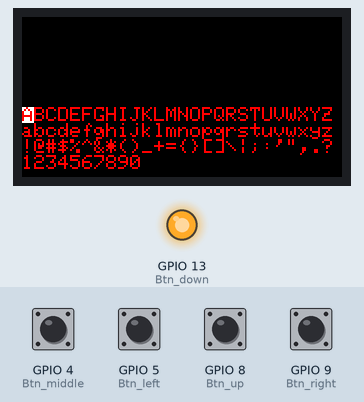
This program was run on a simulated ESP32-C3. Shown: 160×80 colour display, output pins drawn as LEDs (lit = HIGH). The inputs (shaded band) are chosen by the test bench; at power-on: GPIO 4 (Btn_middle), GPIO 5 (Btn_left), GPIO 8 (Btn_up), GPIO 9 (Btn_right) HIGH. What the program prints to the serial monitor is not drawn.

Above: at 1.3 s.
1.4 s: GPIO 4 (Btn_middle) pulled LOW for 0.15 s
At 1.7 s:
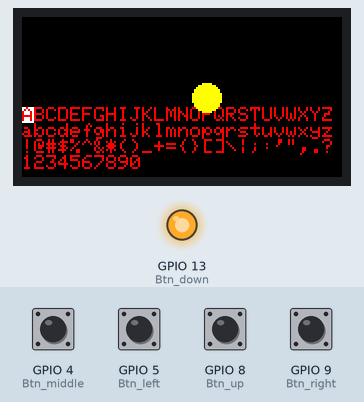
3.4 s: GPIO 5 (Btn_left) pulled LOW for 0.15 s
At 4.6 s:
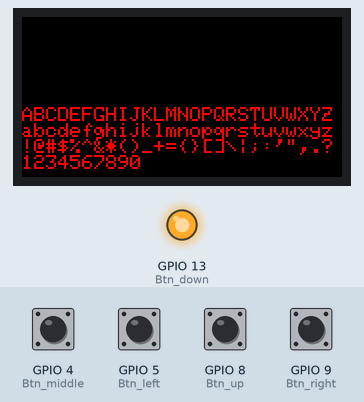
5.0 s: GPIO 8 (Btn_up) pulled LOW for 0.15 s
At 5.8 s:
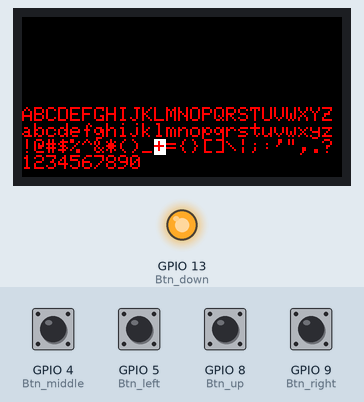
6.6 s: GPIO 5 (Btn_left) pulled LOW for 1 s
At 7.1 s:
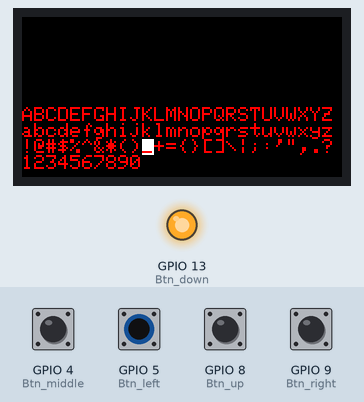
9.1 s: GPIO 8 (Btn_up) pulled LOW for 1 s
At 10.2 s:
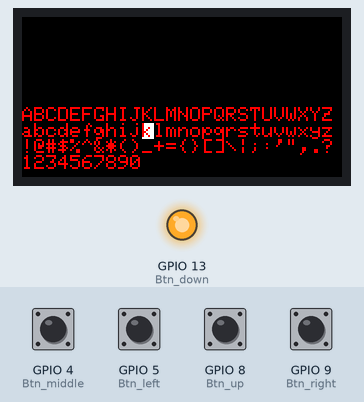
11.6 s: GPIO 4 (Btn_middle) pulled LOW for 1 s
At 11.9 s:
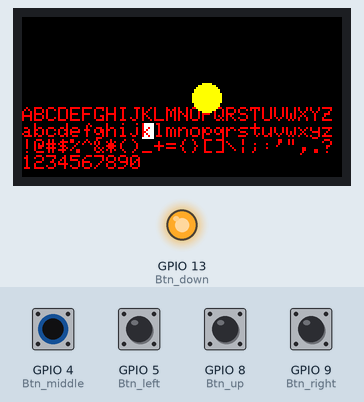
Timing chart, 0 to 14.6 s (numbered marks = the images above; inputs shaded):
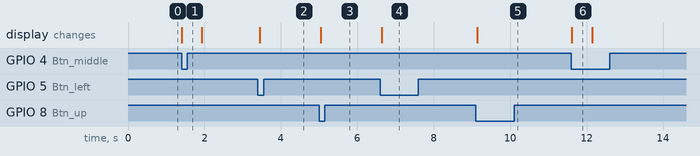

Measured:
- after the input at 1.4 s, the display: changes at once (image 1)
- after the input at 3.4 s, the display: changes at once (image 2)
- after the input at 5.0 s, the display: changes at once (image 3)
- after the input at 6.6 s, the display: changes at once (image 4)
- after the input at 9.1 s, the display: changes at once (image 5)
- after the input at 11.6 s, the display: changes at once (image 6)
- what the display in image 6 shows lasts 0.5 s, from 11.6 s to 12.1 s

The program:

main.cpp
```cpp
#include <Arduino.h>
#include "device.h"

// 定义当前页面
int currentPage = 1;

// 显示当前页面
void showCurrentPage(int Page1)
{
  if (Page1 == 1)
  {
    tft.fillScreen(TFT_BLACK);
    tft.setTextColor(TFT_GREEN);
    tft.setTextSize(5);
    tft.setCursor(1, 1);
    tft.print("Page1");
    Serial.println("showPage1_OK");
  }
  else if (Page1 == 2)
  {
    tft.fillScreen(TFT_BLACK);
    tft.setTextColor(TFT_GREEN);
    tft.setTextSize(5);
    tft.setCursor(1, 1);
    tft.print("Page2");
    Serial.println("showPage2_OK");
  }
  else if (Page1 == 3)
  {
    tft.fillScreen(TFT_BLACK);
    tft.setTextColor(TFT_GREEN);
    tft.setTextSize(5);
    tft.setCursor(1, 1);
    tft.print("Page3");
    Serial.println("showPage3_OK");
  }
  else if (Page1 == 4)
  {
    tft.fillScreen(TFT_BLACK);
    tft.setTextColor(TFT_GREEN);
    tft.setTextSize(5);
    tft.setCursor(1, 1);
    tft.print("Page4");
    Serial.println("showPage4_OK");
  }
  else if (Page1 == 5)
  {
    tft.fillScreen(TFT_BLACK);
    tft.setTextColor(TFT_GREEN);
    tft.setTextSize(5);
    tft.setCursor(1, 1);
    tft.print("Page5");
    Serial.println("showPage5_OK");
  }
}

void setup()
{
  Serial.begin(115200);

  tft.init();                           // 初始化屏幕
  tft.setRotation(3);                   // 设置屏幕旋转方向
  tft.fillScreen(TFT_BLACK);            // 填充屏幕为黑色
  tft.setCursor(0, 0);                  // 设置光标位置
  tft.setTextColor(TFT_RED, TFT_BLACK); // 设置文本颜色,背景颜色
  drawKeyboardPage(1);                  // 绘制第一页的键盘

  // 设置引脚模式
  pinMode(Btn_up, INPUT_PULLUP);
  pinMode(Btn_down, OUTPUT);
  digitalWrite(Btn_down, HIGH); // Btn_down引脚同时是LED5引脚，使用弱上拉输入拉不起来，需要强上拉，注意按键不要按太久
  pinMode(Btn_left, INPUT_PULLUP);
  pinMode(Btn_right, INPUT_PULLUP);
  pinMode(Btn_middle, INPUT_PULLUP);

  // 设置引脚消抖
  debouncer_Btn_up.attach(Btn_up);
  debouncer_Btn_down.attach(Btn_down);
  debouncer_Btn_left.attach(Btn_left);
  debouncer_Btn_right.attach(Btn_right);
  debouncer_Btn_middle.attach(Btn_middle);

  // 设置引脚消抖时间（默认10ms）
  debouncer_Btn_up.interval(5);     // 5ms 消抖时间
  debouncer_Btn_down.interval(5);   // 5ms 消抖时间
  debouncer_Btn_left.interval(5);   // 5ms 消抖时间
  debouncer_Btn_right.interval(5);  // 5ms 消抖时间
  debouncer_Btn_middle.interval(5); // 5ms 消抖时间
}

void loop()
{
  // 更新按键状态（在每次循环都需要引用）
  debouncer_Btn_up.update();
  debouncer_Btn_down.update();
  debouncer_Btn_left.update();
  debouncer_Btn_right.update();
  debouncer_Btn_middle.update();

  // 执行按键函数
  if (debouncer_Btn_up.fell())
  {
    selectedKey -= 26;
    if (selectedKey < 0)
    {
      selectedKey = 25; // 回滚到最后一个
    }
    drawKeyboardPage(page); // 根据页码重绘键盘
  }

  if (debouncer_Btn_down.fell())
  {
    selectedKey = selectedKey + 26;
    if (selectedKey > 89)
    {
      selectedKey = 89 - selectedKey; // 回滚到上一个
    }
    drawKeyboardPage(page); // 根据页码重绘键盘
  }

  if (debouncer_Btn_left.fell())
  {
    selectedKey--;
    if (selectedKey < 0)
    {
      selectedKey = 89;
    }
    drawKeyboardPage(page); // 根据页码重绘键盘
  }

  if (debouncer_Btn_right.fell())
  {
    selectedKey++;
    if (selectedKey > 25)
    {
      selectedKey = 0;
    }
    drawKeyboardPage(page); // 根据页码重绘键盘
  }

  if (debouncer_Btn_middle.fell())
  {
    tft.fillCircle(92, 40, 7, TFT_YELLOW); // 在屏幕中央显示黄色圆圈
    delay(500);                            // 延时500毫秒
    tft.fillCircle(92, 40, 7, TFT_BLACK);  // 取消圆圈
    char key;                              // 字符数组指针
    if (page == 1)
      key = Alphabet[selectedKey];
    else if (page == 2)
      key = alphabet[selectedKey];
    else if (page == 3)
      key = punctuation[selectedKey];
    Serial.println(String(key)); // 输出调试信息
    drawKeyboardPage(page);      // 根据页码重绘键盘
  }
  // 绘制选中的键盘按钮的边框
  // int row = selectedKey / 8;
  // int col = selectedKey % 8;
  // int x = 20 + col * 18;
  // int y = 10 + row * 18;
  // tft.drawRect(x - 3, y - 3, 16, 16, TFT_RED);
}
```

device.cpp
```cpp
//#include "device.h"
```

device.h
```cpp
#ifndef _deviceh_
#define _deviceh_

#include <Arduino.h>
#include <Adafruit_GFX.h> //屏幕
#include <TFT_eSPI.h>     //屏幕
#include <Bounce2.h>      //消抖

// 定义按键引脚
#define Btn_up 8
#define Btn_down 13
#define Btn_left 5
#define Btn_right 9
#define Btn_middle 4

// 实例化屏幕对象
TFT_eSPI tft = TFT_eSPI(80, 160);

// 实例化按键消抖
Bounce debouncer_Btn_up = Bounce();
Bounce debouncer_Btn_down = Bounce();
Bounce debouncer_Btn_left = Bounce();
Bounce debouncer_Btn_right = Bounce();
Bounce debouncer_Btn_middle = Bounce();

int page = 0;        // 当前所在的页码
int selectedKey = 0; // 当前选中的键盘按钮

char Alphabet[] = "ABCDEFGHIJKLMNOPQRSTUVWXYZabcdefghijklmnopqrstuvwxyz!@#$%^&*()_+={}[]\\|;:'\",.?1234567890"; // 字母数组
char alphabet[] = "abcdefghijklmnopqrstuvwxyz";                                                                    // 字母数组
char punctuation[] = "!@#$%^&*()_+={}[]\\|;:'\",.<>?/";                                                            // 标点符号数组

void drawKeyboardPage(int page)
{
    tft.fillScreen(TFT_BLACK);  // 清空屏幕
    tft.setTextDatum(MC_DATUM); // 设置文本居中对齐

    char *keys; // 字符数组指针

    if (page == 0)
        keys = Alphabet; // 根据页码决定显示字母还是标点符号
    else if (page == 1)
        keys = alphabet;
    else if (page == 2)
        keys = punctuation;

    tft.setCursor(0, 45); // 设置光标位置
    for (int i = 0; i < 89; i++)
    { // 遍历所有键盘按钮并绘制
        // int row = i / 8;
        // int col = i % 8;
        // int x = 20 + col * 9;
        // int y = 10 + row * 9;
        // // tft.drawRect(x - 3, y - 3, 16, 16, TFT_WHITE); // 绘制按钮边框
        // // tft.drawRect(x-9, y-9, 9, 9, TFT_WHITE); // 绘制按钮边框
        // tft.setTextFont(1);                            // 设置字体大小为2

        // tft.drawString(String(keys[i]), x, y); // 在按钮上打印字符
        if(selectedKey == i){
           tft.setTextColor(TFT_RED, TFT_WHITE); // 设置文本颜色,背景颜色
           tft.print(Alphabet[i]);
           tft.setTextColor(TFT_RED, TFT_BLACK); // 设置文本颜色,背景颜色
        }
        else{
            tft.print(Alphabet[i]);
        }
        // Serial.print("X:");
        // Serial.print(tft.getCursorX());
        // Serial.print("Y:");
         Serial.println(selectedKey);
    }
}

#endif // !_device_H_
```
